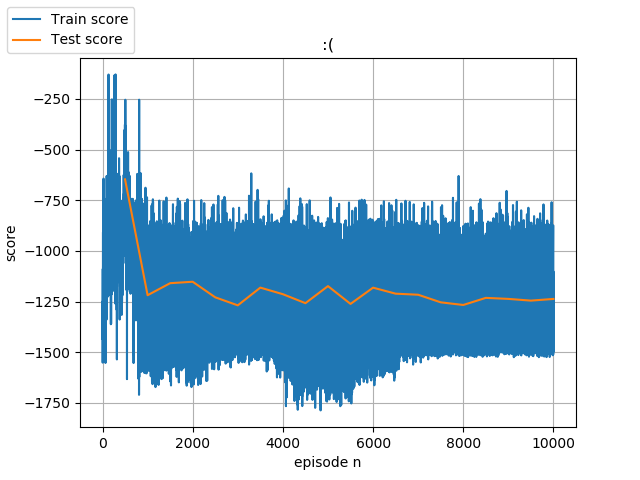

Recreate this plot in Python.
import numpy as np
import gym
import sys
import tensorflow as tf 
from tensorflow import keras
from tensorflow.keras import layers
import tensorflow_probability as tfp
import matplotlib
import matplotlib.pyplot as plt
tf.keras.backend.set_floatx('float64')
# actor_model = tf.keras.models.Sequential([
#   tf.keras.layers.Dense(128,input_shape=(1,8),activation='relu'),
#   tf.keras.layers.Dense(4, activation='softmax')
# ])
optimizer = tf.keras.optimizers.Adam(learning_rate = 0.001)
inputs = keras.Input(shape=(1,3),)
x = layers.Dense(256, activation='relu')(inputs)
mu = 2*layers.Dense(1, activation='tanh')(x)
sigma = layers.Dense(1, activation='softplus')(x)+ 0.001
actor_model = keras.Model(inputs=inputs, outputs=[mu,sigma], name='actor_model')
actor_model.summary()

e_clip=0.2
ent_coef=0.005

inputs = keras.Input(shape=(1,3),)
x = layers.Dense(256, activation='relu', trainable=False)(inputs)
mu = 2*layers.Dense(1, activation='tanh', trainable=False)(x)
sigma = layers.Dense(1, activation='softplus', trainable=False)(x)+ 0.001
old_actor_model = keras.Model(inputs=inputs, outputs=[mu,sigma], name='old_actor_model')
old_actor_model.summary()

# old_actor_model = tf.keras.models.Sequential([
#   tf.keras.layers.Dense(128,input_shape=(1,8),activation='relu', trainable=False),
#   tf.keras.layers.Dense(4, activation='softmax', trainable=False)
# ])

inputs = keras.Input(shape=(1,3),)
x = layers.Dense(256, activation='relu')(inputs)
value = layers.Dense(1, activation=None)(x)
critic_model = keras.Model(inputs=inputs, outputs=value, name='critic_model')

critic_model.compile(loss='mean_squared_error', optimizer=tf.keras.optimizers.Adam(learning_rate = 0.005))
critic_model.summary()

# actor_model.load_weights('./weights_ppo/actor_model1500')
# critic_model.load_weights('./weights_ppo/critic_model1500')
# old_actor_model.load_weights('./weights_ppo/old_actor_model1500')

env = gym.make('Pendulum-v0')
env.seed(1)
env2 = gym.make('Pendulum-v0')
env2.seed(2)
# env._max_episode_steps = 1000
episodes =10000
score=0
episode_n=[]
episode_n_test=[]
score_train=[]
score_test=[]

Actor_update_steps = 10
Critic_update_steps = 10


# @tf.function
def losss(states,actions,advantages):
   # print(states)
   # exit()
   mu, sigma = actor_model(states)
   mu=tf.squeeze(mu)
   sigma=tf.squeeze(sigma)
   normal_dist = tfp.distributions.Normal(mu, sigma)


   entropy_losses = normal_dist.entropy()
   entropy_losses = tf.reduce_mean(entropy_losses, axis=0)

   probs=normal_dist.log_prob(actions)
   
   old_mu, old_sigma = old_actor_model(states)
   old_mu=tf.squeeze(old_mu)
   old_sigma=tf.squeeze(old_sigma)
   old_normal_dist = tfp.distributions.Normal(old_mu, old_sigma)

   old_probs= old_normal_dist.log_prob(actions)
   ratios = tf.exp(probs-old_probs)
   clip_probs = tf.clip_by_value(ratios, 1.-e_clip, 1.+e_clip)


   loss=-tf.reduce_mean(tf.minimum(tf.multiply(ratios, advantages), tf.multiply(clip_probs, advantages)))
   # print(entropy_losses)
   loss=loss-ent_coef*entropy_losses
   return loss

def upd_old_policy():
  weights_actor_model = actor_model.get_weights()
  old_actor_model.set_weights(weights_actor_model)

def train(buff):
    upd_old_policy()
    previous_states= []
    real_previous_values=[]
    advantages=[]
    actions=[]
    last_gae = 0.0
    GAMMA = 0.99
    GAE_LAMBDA = 0.95
    for previous_state, action, reward, current_state, done in reversed(buff):
        actions.append(action)
        previous_states.append(previous_state)
        if done:
           delta = reward - critic_model(previous_state)
           last_gae = delta
        else:
          delta = reward + GAMMA * critic_model(current_state) - critic_model(previous_state)
          last_gae = delta + GAMMA * GAE_LAMBDA * last_gae
        last_gae=tf.squeeze(last_gae,axis=[1])
        advantages.append(last_gae)
        real_previous_values.append(last_gae + tf.squeeze(critic_model(previous_state),axis=[1]))
 
    actions=list(reversed(actions))
    previous_states=list(reversed(previous_states))
    advantages=list(reversed(advantages))
    real_previous_values=list(reversed(real_previous_values))
    previous_states=tf.squeeze(previous_states,axis=[1])

    previous_states=np.array(previous_states)
    real_previous_values=np.array(real_previous_values)
    
    for _ in range(Critic_update_steps):
      critic_model.train_on_batch(previous_states, real_previous_values)    
  
    advantages=np.vstack(advantages)
    advantages = (advantages - advantages.mean()) / (advantages.std() + 1e-8)
    advantages=tf.squeeze(advantages)


    for _ in range(Actor_update_steps):
      with tf.GradientTape() as tape:
        losses=losss(previous_states,actions,advantages)

      grads = tape.gradient(losses, actor_model.trainable_variables)
      # grads, _ = tf.clip_by_global_norm(grads, 0.5)
      optimizer.apply_gradients(zip(grads, actor_model.trainable_variables))
    
    

def test():
  score=0
  for e in range(20):
    state = env2.reset()
    episode_score = 0
    done = False
    while not done:
       state = state.reshape([1,1,3])
       mu, sigma = actor_model(state)
       normal_dist = tfp.distributions.Normal(mu, sigma)
       action = normal_dist.sample([1,1])
       action=action[0][0][0][0][0]
       action = np.clip(action, -2, 2)

       next_state, reward, done, _ = env2.step([action])
       episode_score +=reward
       state=next_state
    score+=episode_score
  return (score/20)


for e in range(episodes):
  state = env.reset()
  episode_score = 0
  episode_memory=[]
  done = False
  running_add=0
  while not done:
    state = state.reshape([1,1,3])
    mu, sigma = actor_model(state)
    normal_dist = tfp.distributions.Normal(mu, sigma)
    action = normal_dist.sample([1,1])
    action=action[0][0][0][0][0]
    action = np.clip(action, -2, 2)

    next_state, reward, done, _ = env.step([action])
    next_state = next_state.reshape([1,1,3])
    episode_score +=reward

    episode_memory.append([state, action, (reward+8.1)/8.1, next_state, done])
    state=next_state

  episode_memory=np.array(episode_memory)
  train(episode_memory)
  score+=episode_score
  episode_n.append(e+1)
  print("Episode  {}  Score  {}".format(e+1, episode_score))
  score_train.append(episode_score)

  if (e+1) %  10 == 0:
    print("10 Episodes  mean train score {}".format(score/10))
    score=0
  if(e+1) % 500 == 0:
    test_score=test()
    episode_n_test.append(e+1)
    score_test.append(test_score)

    # actor_model.save_weights('./weights_ppo/actor_model'+str(e+1))
    # critic_model.save_weights('./weights_ppo/critic_model'+str(e+1)) 
    # old_actor_model.save_weights('./weights_ppo/old_actor_model'+str(e+1))
    

fig, ax = plt.subplots()
ax.plot(episode_n, score_train)
ax.plot(episode_n_test, score_test)
ax.set(xlabel='episode n', ylabel='score',title=':(')
ax.grid()
fig.legend(['Train score', 'Test score'], loc='upper left')
fig.savefig("ppo_gae_pendulum.png")
plt.show()